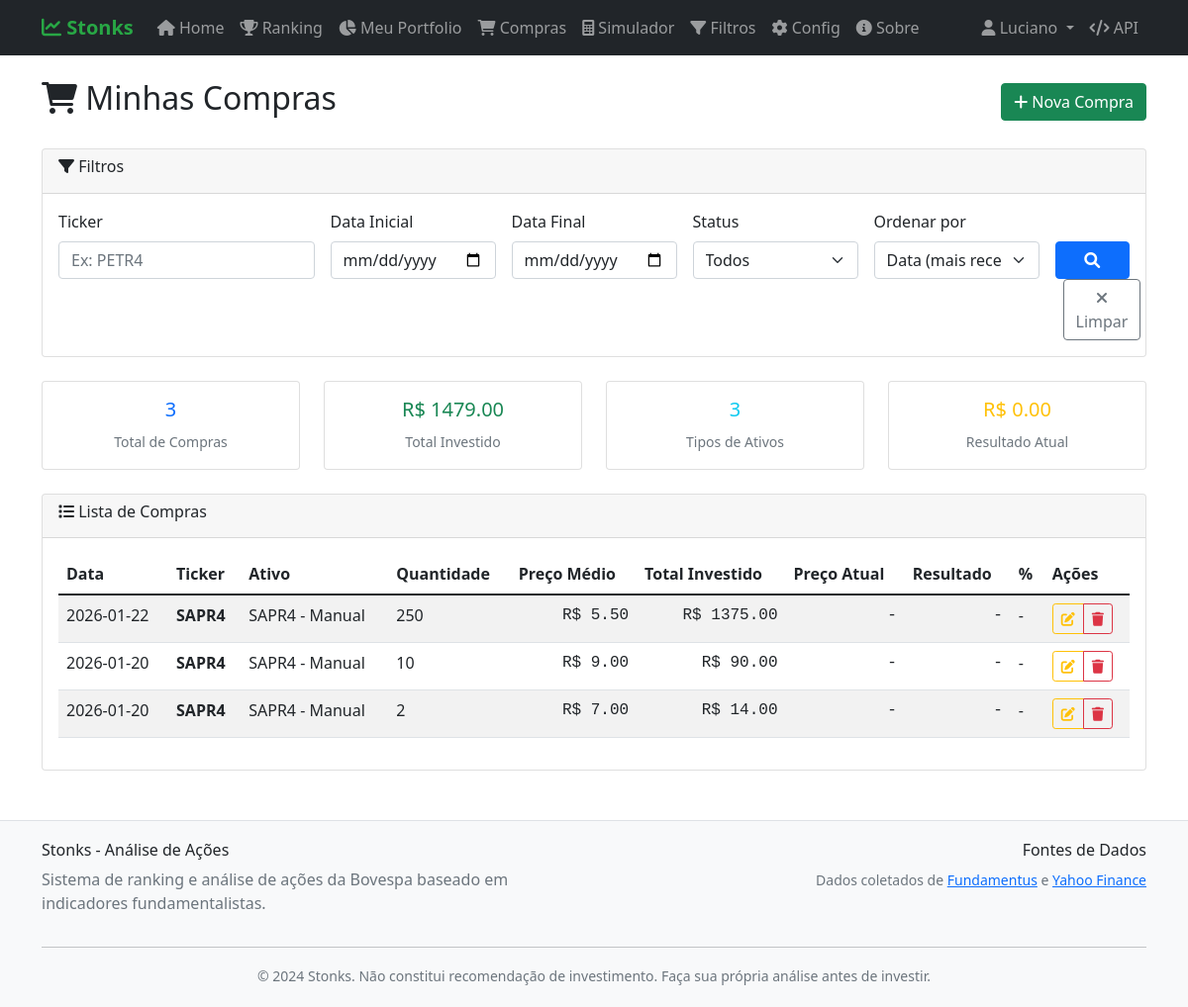
The page /purchases/ (signed in) on the database its author committed.
### models/user.py (models this page shows, shortened)
class User(Base, UserMixin):
    __tablename__ = 'users'
    id = Column(Integer, primary_key=True, index=True)
    nome = Column(String(200), nullable=False)
    email = Column(String(200), unique=True, index=True, nullable=False)
    senha_hash = Column(String(255), nullable=False)
    email_verificado = Column(Boolean, default=False)
    token_verificacao = Column(String(100))
    token_reset_senha = Column(String(100))
    token_expiracao = Column(DateTime(timezone=True))
    data_cadastro = Column(DateTime(timezone=True), server_default=func.now())
    ultimo_login = Column(DateTime(timezone=True))
    ativo = Column(Boolean, default=True)
    @property
    def is_authenticated(self):
        return True

### models/purchase.py (models this page shows, shortened)
class Purchase(Base):
    __tablename__ = 'purchases'
    id = Column(Integer, primary_key=True, index=True)
    user_id = Column(Integer, ForeignKey('users.id'), nullable=False, index=True)
    ticker = Column(String(10), nullable=False, index=True)
    nome_ativo = Column(String(200))
    quantidade = Column(Integer, nullable=False)
    preco_unitario = Column(Float, nullable=False)
    taxas = Column(Float, default=0.0)
    custo_total = Column(Float, nullable=False)
    preco_medio = Column(Float, nullable=False)
    data_compra = Column(DateTime(timezone=True), nullable=False)
    classe_ativo = Column(String(20))  # 'acao', 'fii', 'etf', 'bdr'
    quantidade_vendida = Column(Integer, default=0)
    preco_venda = Column(Float)
    data_venda = Column(DateTime(timezone=True))
    criado_em = Column(DateTime(timezone=True), server_default=func.now())
    atualizado_em = Column(DateTime(timezone=True), server_default=func.now(), onupdate=func.now())
    def to_dict(self):
        return {
            'id': self.id,
            'user_id': self.user_id,
            'ticker': self.ticker,
            'nome_ativo': self.nome_ativo,
            'quantidade': self.quantidade,
            'preco_unitario': self.preco_unitario,
            'taxas': self.taxas,
            'custo_total': self.custo_total,
            'preco_medio': self.preco_medio,
            'data_compra': self.data_compra.isoformat() if self.data_compra else None,
            'quantidade_vendida': self.quantidade_vendida,
            'preco_venda': self.preco_venda,
            'data_venda': self.data_venda.isoformat() if self.data_venda else None,
            'classe_ativo': self.classe_ativo,
            'criado_em': self.criado_em.isoformat() if self.criado_em else None,
            'atualizado_em': self.atualizado_em.isoformat() if self.atualizado_em else None
        }

### routes/purchases.py (the view)
@purchases_bp.route('/')
@login_required
def index():
    try:
        filtros = {
            'ticker': request.args.get('ticker', ''),
            'data_inicio': request.args.get('data_inicio', ''),
            'data_fim': request.args.get('data_fim', ''),
            'ativos_vendidos': request.args.get('ativos_vendidos', ''),
            'ordenacao': request.args.get('ordenacao', 'data_compra_desc'),
            'page': request.args.get('page', 1, type=int),
            'per_page': request.args.get('per_page', 20, type=int)
        }
        order_by = 'data_compra'
        order_dir = 'DESC'
        if filtros['ordenacao']:
            if filtros['ordenacao'] == 'data_compra_asc':
                order_by, order_dir = 'data_compra', 'ASC'
            elif filtros['ordenacao'] == 'data_compra_desc':
                order_by, order_dir = 'data_compra', 'DESC'
            elif filtros['ordenacao'] == 'ticker_asc':
                order_by, order_dir = 'ticker', 'ASC'
            elif filtros['ordenacao'] == 'valor_desc':
                order_by, order_dir = 'custo_total', 'DESC'
        resultado = purchase_service.listar_compras(
            current_user.id,
            page=filtros['page'],
            per_page=filtros['per_page'],
            order_by=order_by,
            order_dir=order_dir,
            ticker_filter=filtros['ticker'] if filtros['ticker'] else None
        )
        if resultado['success']:
            purchases = resultado['compras']
            pagination = resultado['pagination']
            if isinstance(pagination, dict):
                pagination.setdefault('pages', pagination.get('total_pages', 0))
                pagination.setdefault('total_pages', pagination.get('total_pages', 0))
        else:
            flash(resultado['message'], 'error')
            purchases = []
            pagination = {'page': 1, 'per_page': 20, 'total': 0, 'total_pages': 0, 'pages': 0}
        return render_template('purchases/index.html',
                             purchases=purchases,
                             pagination=pagination,
                             filtros=filtros)
    except Exception as e:
        logger.error(f"Erro na listagem de compras: {e}")
        flash('Erro ao carregar compras.', 'error')
        filtros = {
            'ticker': '',
            'data_inicio': '',
            'data_fim': '',
            'ativos_vendidos': '',
            'ordenacao': 'data_compra_desc',
            'page': 1,
            'per_page': 20
        }
        pagination = {'page': 1, 'per_page': 20, 'total': 0, 'total_pages': 0, 'pages': 0}
        return render_template('purchases/index.html', purchases=[], pagination=pagination, filtros=filtros)

### templates/purchases/index.html (shortened to what this page needs)
{% extends "base.html" %}
{% block content %}
<div class="d-flex justify-content-between align-items-center mb-4">
    <h2><i class="fas fa-shopping-cart"></i> Minhas Compras</h2>
    <a href="{{ url_for('purchases.new_purchase') }}" class="btn btn-success">
        <i class="fas fa-plus"></i> Nova Compra
    </a>
</div>
<div class="card mb-4">
    <div class="card-header">
        <h6><i class="fas fa-filter"></i> Filtros</h6>
    </div>
    <div class="card-body">
        <form method="GET" class="row g-3">
            <div class="col-md-3">
                <label for="ticker" class="form-label">Ticker</label>
                <input type="text" class="form-control" id="ticker" name="ticker"
                       value="{{ filtros.ticker or '' }}" placeholder="Ex: PETR4">
            </div>
            <div class="col-md-2">
                <label for="data_inicio" class="form-label">Data Inicial</label>
                <input type="date" class="form-control" id="data_inicio" name="data_inicio"
                       value="{{ filtros.data_inicio or '' }}">
            </div>
            <div class="col-md-2">
                <label for="data_fim" class="form-label">Data Final</label>
                <input type="date" class="form-control" id="data_fim" name="data_fim"
                       value="{{ filtros.data_fim or '' }}">
            </div>
            <div class="col-md-2">
                <label for="ativos_vendidos" class="form-label">Status</label>
                <select class="form-select" id="ativos_vendidos" name="ativos_vendidos">
                    <option value="">Todos</option>
                </select>
            </div>
            <div class="col-md-2">
                <label for="ordenacao" class="form-label">Ordenar por</label>
                <select class="form-select" id="ordenacao" name="ordenacao">
                    <option value="data_compra_desc" {{ 'selected' if filtros.ordenacao == 'data_compra_desc' }}>
                        Data (mais recente)
                    </option>
                </select>
            </div>
            <div class="col-md-1">
                <label class="form-label d-block">&nbsp;</label>
                <button type="submit" class="btn btn-primary w-100">
                    <i class="fas fa-search"></i>
                </button>
            </div>
        </form>
    </div>
</div>
<div class="row mb-4">
    <div class="col-md-3">
        <div class="card text-center">
            <div class="card-body">
                <h5 class="text-primary">{{ pagination.total }}</h5>
                <small class="text-muted">Total de Compras</small>
            </div>
        </div>
    </div>
    <div class="col-md-3">
        <div class="card text-center">
            <div class="card-body">
                <h5 class="text-success">
                    {% set total_investido = purchases | sum(attribute='custo_total') %}
                    R$ {{ "%.2f"|format(total_investido) }}
                </h5>
                <small class="text-muted">Total Investido</small>
            </div>
        </div>
    </div>
    <div class="col-md-3">
        <div class="card text-center">
            <div class="card-body">
                <h5 class="text-info">
                    {{ purchases | length }}
                </h5>
                <small class="text-muted">Tipos de Ativos</small>
            </div>
        </div>
    </div>
    <div class="col-md-3">
        <div class="card text-center">
            <div class="card-body">
                <h5 class="text-warning">
                    R$ 0.00
                </h5>
                <small class="text-muted">Resultado Atual</small>
            </div>
        </div>
    </div>
</div>
<div class="card">
    <div class="card-header">
        <h6><i class="fas fa-list"></i> Lista de Compras</h6>
    </div>
    <div class="card-body">
        {% if purchases %}
        <div class="table-responsive">
            <table class="table table-striped table-hover">
                <thead>
                    <tr>
                        <th>Data</th>
                        <th>Ticker</th>
                        <th>Ativo</th>
                        <th>Quantidade</th>
                        <th>Preço Médio</th>
                        <th>Total Investido</th>
                        <th>Preço Atual</th>
                        <th>Resultado</th>
                        <th>%</th>
                        <th>Ações</th>
                    </tr>
                </thead>
                <tbody>
                    {% for purchase in purchases %}
                    <tr>
                        <td>{{ purchase.data_compra[:10] }}</td>
                        <td>
                            <strong>{{ purchase.ticker }}</strong>
                        </td>
                        <td>{{ purchase.nome_ativo }}</td>
                        <td>{{ purchase.quantidade }}</td>
                        <td class="indicator-value">R$ {{ "%.2f"|format(purchase.preco_medio) }}</td>
                        <td class="indicator-value">R$ {{ "%.2f"|format(purchase.custo_total) }}</td>
                        <td class="indicator-value">-</td>
                        <td class="indicator-value">-</td>
                        <td>-</td>
                        <td>
                            <div class="btn-group btn-group-sm" role="group">
                                <a href="{{ url_for('purchases.edit_purchase', purchase_id=purchase.id) }}"
                                   class="btn btn-outline-warning" title="Editar">
                                    <i class="fas fa-edit"></i>
                                </a>
                                <button type="button" class="btn btn-outline-danger"
                                        onclick="confirmarExclusao('{{ purchase.id }}')" title="Excluir">
                                    <i class="fas fa-trash"></i>
                                </button>
                            </div>
                        </td>
                    </tr>
                    {% endfor %}
                </tbody>
            </table>
        </div>
        {% endif %}
    </div>
</div>
{% endblock %}

### templates/base.html (shortened to what this page needs)
<!DOCTYPE html>
<html lang="pt-BR">
<head>
    <link href="https://cdn.jsdelivr.net/npm/bootstrap@5.1.3/dist/css/bootstrap.min.css" rel="stylesheet">
    <link href="https://cdnjs.cloudflare.com/ajax/libs/font-awesome/6.0.0/css/all.min.css" rel="stylesheet">
</head>
<body>
    <nav class="navbar navbar-expand-lg navbar-dark bg-dark">
        <div class="container">
            <a class="navbar-brand" href="{{ url_for('main.index') }}">
                <i class="fas fa-chart-line"></i> Stonks
            </a>
            <div class="collapse navbar-collapse" id="navbarNav">
                <ul class="navbar-nav me-auto">
                    <li class="nav-item">
                        <a class="nav-link" href="{{ url_for('main.index') }}">
                            <i class="fas fa-home"></i> Home
                        </a>
                    </li>
                    <li class="nav-item">
                        <a class="nav-link" href="{{ url_for('main.ranking') }}">
                            <i class="fas fa-trophy"></i> Ranking
                        </a>
                    </li>
                    {% if current_user.is_authenticated %}
                    <li class="nav-item">
                        <a class="nav-link" href="{{ url_for('purchases.dashboard') }}">
                            <i class="fas fa-chart-pie"></i> Meu Portfolio
                        </a>
                    </li>
                    <li class="nav-item">
                        <a class="nav-link" href="{{ url_for('purchases.index') }}">
                            <i class="fas fa-shopping-cart"></i> Compras
                        </a>
                    </li>
                    {% endif %}
                    <li class="nav-item">
                        <a class="nav-link" href="{{ url_for('main.simulador') }}">
                            <i class="fas fa-calculator"></i> Simulador
                        </a>
                    </li>
                    <li class="nav-item">
                        <a class="nav-link" href="{{ url_for('main.filter_stocks') }}">
                            <i class="fas fa-filter"></i> Filtros
                        </a>
                    </li>
                    <li class="nav-item">
                        <a class="nav-link" href="{{ url_for('main.config') }}">
                            <i class="fas fa-cog"></i> Config
                        </a>
                    </li>
                    <li class="nav-item">
                        <a class="nav-link" href="{{ url_for('main.about') }}">
                            <i class="fas fa-info-circle"></i> Sobre
                        </a>
                    </li>
                </ul>
                <ul class="navbar-nav">
                    {% if current_user.is_authenticated %}
                    <li class="nav-item dropdown">
                        <a class="nav-link dropdown-toggle" href="#" id="navbarDropdown" role="button" data-bs-toggle="dropdown">
                            <i class="fas fa-user"></i> {{ current_user.nome.split(' ')[0] }}
                        </a>
                    </li>
                    {% endif %}
                    <li class="nav-item">
                        <a class="nav-link" href="/api/ranking" target="_blank">
                            <i class="fas fa-code"></i> API
                        </a>
                    </li>
                </ul>
            </div>
        </div>
    </nav>
    <main class="container mt-4">
        {% block content %}{% endblock %}
    </main>
    <footer class="footer">
        <div class="container">
            <div class="row">
                <div class="col-md-6">
                    <h6>Stonks - Análise de Ações</h6>
                    <p class="text-muted">Sistema de ranking e análise de ações da Bovespa baseado em indicadores fundamentalistas.</p>
                </div>
                <div class="col-md-6 text-md-end">
                    <h6>Fontes de Dados</h6>
                    <p class="text-muted">
                        <small>
                            Dados coletados de <a href="https://www.fundamentus.com.br" target="_blank">Fundamentus</a>
                            e <a href="https://finance.yahoo.com" target="_blank">Yahoo Finance</a>
                        </small>
                    </p>
                </div>
            </div>
            <hr>
            <div class="text-center">
                <small class="text-muted">
                    © 2024 Stonks. Não constitui recomendação de investimento.
                    Faça sua própria análise antes de investir.
                </small>
            </div>
        </div>
    </footer>
</body>
</html>

### rows shown on the page
User: nome "Luciano"
Purchase: data_compra "2026-01-22", ticker "SAPR4", nome_ativo "SAPR4 - Manual", quantidade "250", preco_medio "5.50", custo_total "1375.00"
Purchase: data_compra "2026-01-20", ticker "SAPR4", nome_ativo "SAPR4 - Manual", quantidade "10", preco_medio "9.00", custo_total "90.00"
Purchase: data_compra "2026-01-20", ticker "SAPR4", nome_ativo "SAPR4 - Manual", quantidade "2", preco_medio "7.00", custo_total "14.00"

### other values the page prints
{{ pagination.total }} "3"
{{ "%.2f"|format(total_investido) }} "1479.00"
{{ purchases | length }} "3"
